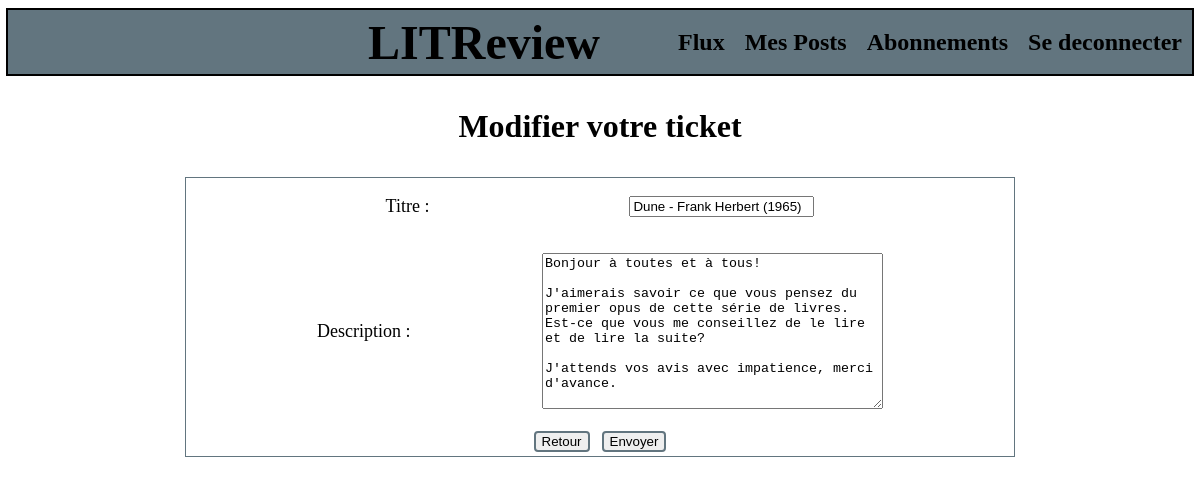
/ticket/13/update (signed in), run on the app's committed database.
### reviews/models.py (models this page shows)
class Ticket(models.Model):
    title = models.fields.CharField(max_length=128)
    description = models.fields.TextField(max_length=2048, blank=True)
    user = models.ForeignKey(
        to=AUTH_USER_MODEL,
        on_delete=models.CASCADE
    )
    image = models.ImageField(null=True, blank=True)
    time_created = models.fields.DateTimeField(auto_now_add=True)

### reviews/views.py (the view)
# urls.py: path('ticket/<int:ticket_id>/update', reviews.views.update_ticket_page, name="update_ticket"),
@login_required
def update_ticket_page(request: HttpRequest, ticket_id: int) -> HttpResponse:
    return create_ticket_page(request, ticket_id)

### reviews/forms.py
class TicketForm(forms.ModelForm):
    title = forms.CharField(max_length=128, label="Titre")
    description = forms.CharField(max_length=2048, widget=forms.Textarea, label="Description")
    class Meta:
        model = models.Ticket
        fields = ['title', 'description']

### reviews/views.py (called while the page is built, shortened)
@login_required
def create_ticket_page(request: HttpRequest, ticket_id: int = 0) -> HttpResponse:
    form: TicketForm = TicketForm()
    action: str = "Créer votre ticket"
    if ticket_id != 0:
        ticket = models.Ticket.objects.get(id=ticket_id)
        form = TicketForm(instance=ticket)
        action = "Modifier votre ticket"
    context = {'form': form, 'action': action}
    return render(request, 'reviews/ticket.html', context=context)

### reviews/templates/reviews/ticket.html (shortened to what this page needs)
{% extends 'reviews/base.html' %}
{% block content %}
<div class="main-container">
    <h3>{{ action }}</h3>
    <div class="ticket-container">
        <form method="post">
            {{ form.as_p }}
            <div class="content-buttons">
                <button class="button" onclick="location.href='{% url 'my_posts' %}'">Retour</button>
                <button type="submit" class="button">Envoyer</button>
        </form>
    </div>
</div>
{% endblock content %}

### reviews/static/reviews/style.css (style rules this page uses)
body { display: flex; flex-direction: column; align-items: center; }
h3 { font-size: 32px; font-weight: bold; }
.main-container { display: flex; flex-direction: column; width: 70%; align-items: center; }
.button { margin: 4px; border: 2px solid #62757f; border-radius: 4px; }
.ticket-container { border: 1px solid #62757f; border-radius: 0px; display: flex; flex-direction: column; align-items: center; justify-content: center; width: 100%; }
.ticket-container form { width: 100%; display: flex; flex-direction: column; align-items: center; justify-content: space-evenly; }
.ticket-container p { width: 100%; font-size: 18px; display: flex; flex-direction: row; align-items: center; justify-content: space-evenly; }

### data on the page
Ticket: title "Dune - Frank Herbert (1965)", description "Bonjour à toutes et à tous! J'aimerais savoir ce que vous pensez du premier opus de cette série de livres. Est-ce que vous me conseillez de le lire et de lire la suite? J'attends vos avis avec impatience, merci d'avance."

### other printed values
{{ action }} "Modifier votre ticket"
